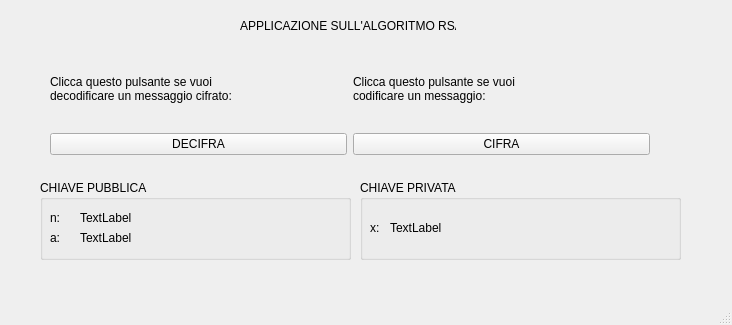
<?xml version="1.0" encoding="UTF-8"?>
<ui version="4.0">
 <class>MainWindow</class>
 <widget class="QMainWindow" name="MainWindow">
  <property name="geometry">
   <rect>
    <x>0</x>
    <y>0</y>
    <width>732</width>
    <height>325</height>
   </rect>
  </property>
  <property name="windowTitle">
   <string>Codifica RSA</string>
  </property>
  <widget class="QWidget" name="centralwidget">
   <widget class="QWidget" name="gridLayoutWidget">
    <property name="geometry">
     <rect>
      <x>50</x>
      <y>50</y>
      <width>600</width>
      <height>105</height>
     </rect>
    </property>
    <layout class="QGridLayout" name="gridLayout">
     <item row="2" column="1">
      <widget class="QPushButton" name="btn_cifra">
       <property name="text">
        <string>CIFRA</string>
       </property>
      </widget>
     </item>
     <item row="0" column="1">
      <widget class="QLabel" name="label_3">
       <property name="text">
        <string>Clicca questo pulsante se vuoi
codificare un messaggio:</string>
       </property>
      </widget>
     </item>
     <item row="0" column="0">
      <widget class="QLabel" name="label_2">
       <property name="text">
        <string>Clicca questo pulsante se vuoi
decodificare un messaggio cifrato:</string>
       </property>
      </widget>
     </item>
     <item row="2" column="0">
      <widget class="QPushButton" name="btn_decifra">
       <property name="text">
        <string>DECIFRA</string>
       </property>
      </widget>
     </item>
    </layout>
   </widget>
   <widget class="QLabel" name="label">
    <property name="geometry">
     <rect>
      <x>240</x>
      <y>10</y>
      <width>216</width>
      <height>32</height>
     </rect>
    </property>
    <property name="text">
     <string>APPLICAZIONE SULL'ALGORITMO RSA</string>
    </property>
   </widget>
   <widget class="QGroupBox" name="groupBox">
    <property name="geometry">
     <rect>
      <x>360</x>
      <y>180</y>
      <width>321</width>
      <height>80</height>
     </rect>
    </property>
    <property name="title">
     <string>CHIAVE PRIVATA</string>
    </property>
    <widget class="QLabel" name="label_8">
     <property name="geometry">
      <rect>
       <x>10</x>
       <y>40</y>
       <width>16</width>
       <height>16</height>
      </rect>
     </property>
     <property name="text">
      <string>x:</string>
     </property>
    </widget>
    <widget class="QLabel" name="lbl_x">
     <property name="geometry">
      <rect>
       <x>30</x>
       <y>40</y>
       <width>281</width>
       <height>16</height>
      </rect>
     </property>
     <property name="text">
      <string>TextLabel</string>
     </property>
    </widget>
   </widget>
   <widget class="QGroupBox" name="groupBox_2">
    <property name="geometry">
     <rect>
      <x>40</x>
      <y>180</y>
      <width>311</width>
      <height>80</height>
     </rect>
    </property>
    <property name="title">
     <string>CHIAVE PUBBLICA</string>
    </property>
    <widget class="QLabel" name="lbl_a">
     <property name="geometry">
      <rect>
       <x>40</x>
       <y>50</y>
       <width>261</width>
       <height>16</height>
      </rect>
     </property>
     <property name="text">
      <string>TextLabel</string>
     </property>
    </widget>
    <widget class="QLabel" name="label_6">
     <property name="geometry">
      <rect>
       <x>10</x>
       <y>50</y>
       <width>16</width>
       <height>16</height>
      </rect>
     </property>
     <property name="text">
      <string>a:</string>
     </property>
    </widget>
    <widget class="QLabel" name="label_5">
     <property name="geometry">
      <rect>
       <x>10</x>
       <y>30</y>
       <width>16</width>
       <height>16</height>
      </rect>
     </property>
     <property name="text">
      <string>n:</string>
     </property>
    </widget>
    <widget class="QLabel" name="lbl_n">
     <property name="geometry">
      <rect>
       <x>40</x>
       <y>30</y>
       <width>261</width>
       <height>16</height>
      </rect>
     </property>
     <property name="text">
      <string>TextLabel</string>
     </property>
    </widget>
   </widget>
  </widget>
  <widget class="QMenuBar" name="menubar">
   <property name="geometry">
    <rect>
     <x>0</x>
     <y>0</y>
     <width>732</width>
     <height>25</height>
    </rect>
   </property>
  </widget>
  <widget class="QStatusBar" name="statusbar"/>
 </widget>
 <resources/>
 <connections/>
</ui>
